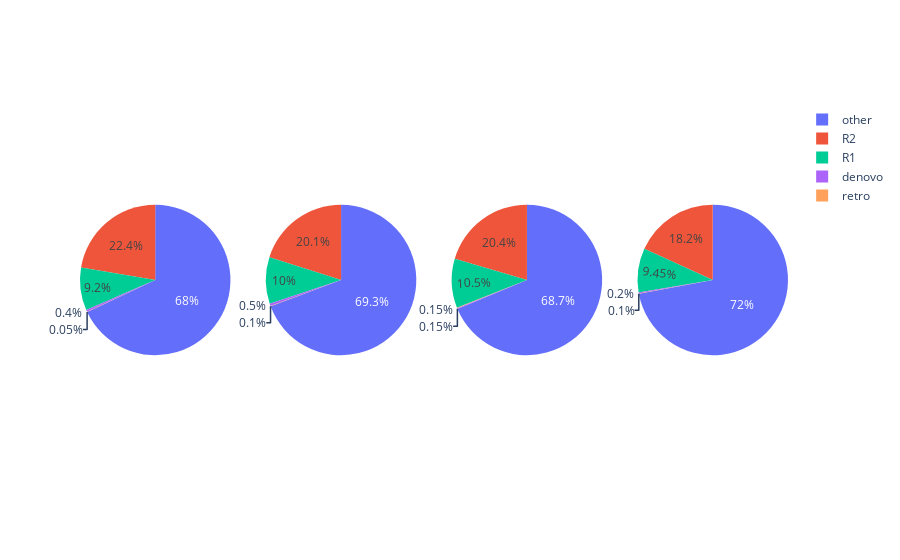

Here is the notebook cell this chart was saved with:
### Code cell
import plotly.graph_objects as go
import plotly.express as px
from plotly.subplots import make_subplots

fig = make_subplots(rows=1, cols=4, specs=[[{'type':'domain'}, {'type':'domain'},{'type':'domain'},{'type':'domain'}]])
fig.add_trace(go.Pie(labels=df_development.index, values=df_development['e8'],name="e8"),row=1, col=1)
fig.add_trace(go.Pie(labels=df_development.index, values=df_development['e9'],name='e9'),row=1, col=2)
fig.add_trace(go.Pie(labels=df_development.index, values=df_development['e95_p'], name='e95_p'), row=1, col=3)
fig.add_trace(go.Pie(labels=df_development.index, values=df_development['e95a'], name='e95a'), row=1, col=4)
# fig.update_traces(hole=0, hoverinfo="label+percent+name")
fig.update_traces(hole=0, hoverinfo=None)
fig.show()
fig.write_image('H:/002.singcell/01.liver/10.mutileSpecies/05.SAMap/014.mouse_liver_development/liver_development_new_genes.pdf')

### Figure 1 — Plotly figure (JSON) as saved in the notebook; plotly's stock layout.template omitted (floating-point values rounded to 4 significant figures)
{"data": [{"domain": {"x": [0, 0.2125], "y": [0, 1]}, "hole": 0, "labels": ["R1", "R2", "retro", "denovo", "other"], "name": "e8", "type": "pie", "values": [184, 447, 1, 8, 1360]}, {"domain": {"x": [0.2625, 0.475], "y": [0, 1]}, "hole": 0, "labels": ["R1", "R2", "retro", "denovo", "other"], "name": "e9", "type": "pie", "values": [200, 402, 2, 10, 1386]}, {"domain": {"x": [0.525, 0.7375], "y": [0, 1]}, "hole": 0, "labels": ["R1", "R2", "retro", "denovo", "other"], "name": "e95_p", "type": "pie", "values": [211, 409, 3, 3, 1374]}, {"domain": {"x": [0.7875, 1], "y": [0, 1]}, "hole": 0, "labels": ["R1", "R2", "retro", "denovo", "other"], "name": "e95a", "type": "pie", "values": [189, 364, 2, 4, 1441]}], "layout": {}}
